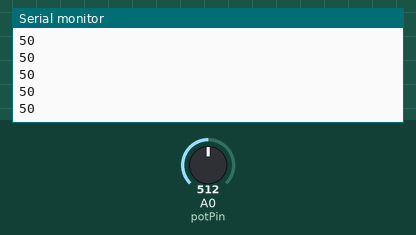
A sketch run on a simulated Arduino Uno, built with avr-gcc and run on an emulated ATmega328P. Shown: the last lines printed to the serial monitor. The test bench sets the inputs (shaded band); at power-on: A0 (potPin) = 512.

Above: at 1.2 s.
1.3 s: A0 (potPin) set to 716
At 1.31 s:
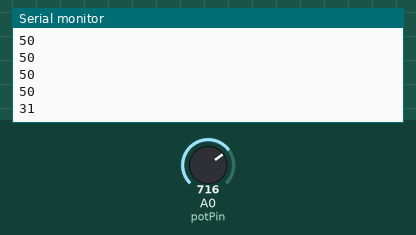
2.8 s: A0 (potPin) set to 900
At 2.81 s:
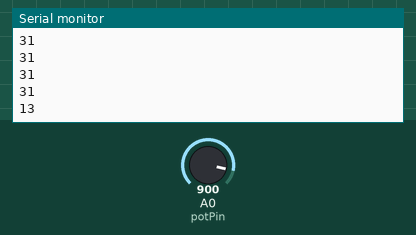
Timing chart, 0 to 5.8 s (numbered marks = the images above; inputs shaded):
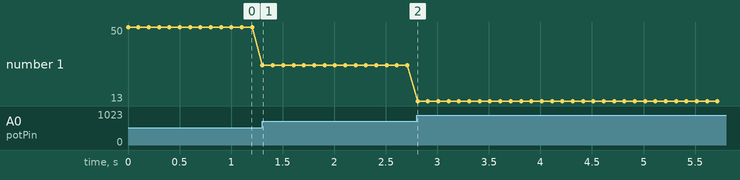

The sketch:

Potentiometer_to_Serial.ino
```cpp
/*
* Curators: Agnes Elfvingsson, Filippo De Togni
* Date: 10/10/2024
* Affiliation: IOIO Lab, Malmö University
*
* Sketch Name: Potentiometer_to_Serial
* Behaviour: The motor is adjusted by a potentiometer
* Components required: Potentiometer, Micro Servo
*
* Extra info here: See image 'Potentiometer_to_Serial' for wiring diagram
* and a preview of expexted behaviour
*/

#define MAX_VALUE 100 // Change this to map the potentiometer value to a different range

int potPin = A0; // Potentiometer is attached to pin A0
int potVal = 0; // A variable to hold the potentiometer value

void setup() {
  Serial.begin(9600);
  pinMode(potPin, INPUT);
}

void loop() {
  potVal = analogRead(potPin);
  potVal = map(potVal, 0, 1023, MAX_VALUE, 0);
  Serial.println(potVal);
  delay(100); // Adjust this value to make it more or less responsive
}
```

Measured:
- after the input at 1.3 s, the serial monitor: prints a new line at once (image 1)
- after the input at 2.8 s, the serial monitor: prints a new line at once (image 2)
- plotted number 1: 50 → 31 after the input at 1.3 s, 31 → 13 after the input at 2.8 s
